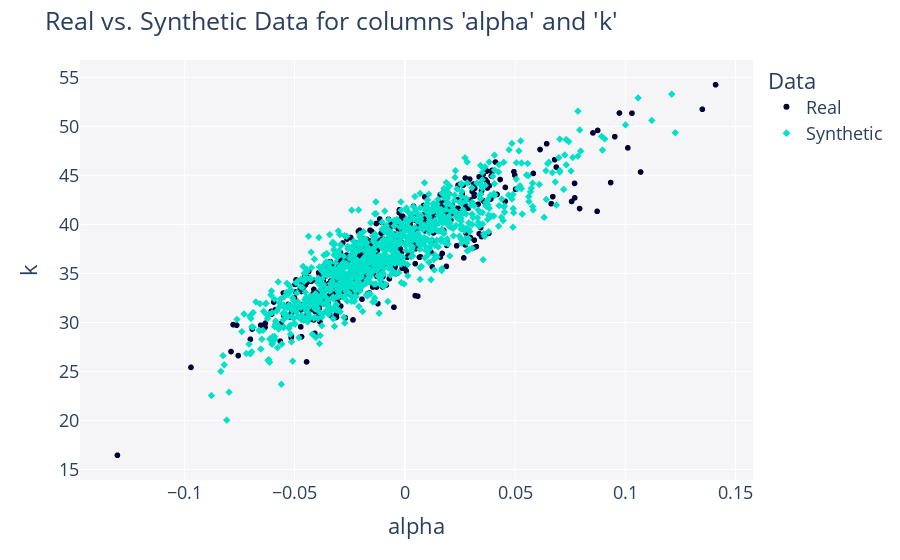
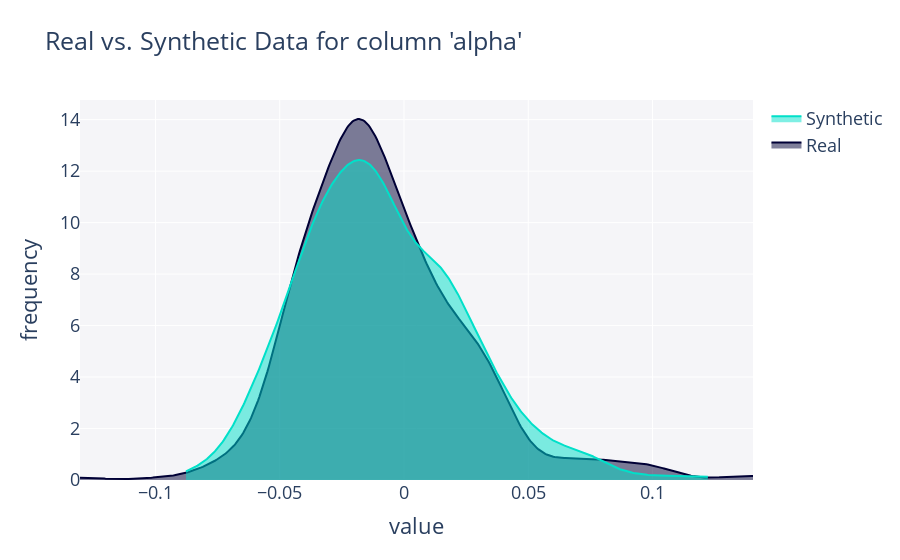
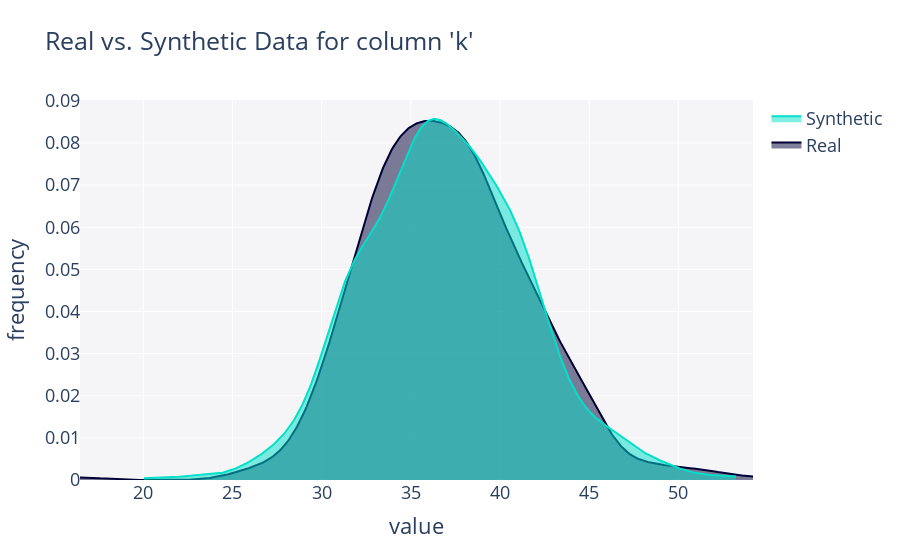

Notebook cell for these charts, in order:
### Code cell
from copulas.univariate import BetaUnivariate, GammaUnivariate
from copulas.multivariate import GaussianMultivariate
from copulas.visualization import compare_1d
from copulas.visualization import compare_2d
import pandas as pd
import numpy as np

# Load data
df = pd.read_csv("drucker_prager_params.csv")
data = df.drop(columns="Seed")

alpha_lower = -np.sqrt(3)/3
alpha_upper = np.sqrt(3)/3

# Rescale alpha to [0,1]
data_scaled = data.copy()
data_scaled["alpha"] = np.clip((data["alpha"] - alpha_lower) / (alpha_upper - alpha_lower), 0.01, 0.99)
print(np.sort(data_scaled["alpha"]))

# Fit copula with scaled alpha
dist = GaussianMultivariate(distribution={
    "alpha": BetaUnivariate(),
    "k": GammaUnivariate()
})

dist.fit(data_scaled)
sampled_scaled = dist.sample(1000)
print(np.sort(sampled_scaled["alpha"]))

# Unscale alpha back to original domain
sampled = sampled_scaled.copy()
sampled["alpha"] = sampled_scaled["alpha"] * (alpha_upper - alpha_lower) + alpha_lower

unscaled_beginning_data = data_scaled.copy()
unscaled_beginning_data["alpha"] = unscaled_beginning_data["alpha"] * (alpha_upper - alpha_lower) + alpha_lower

# Visual comparison
fig = compare_2d(unscaled_beginning_data, sampled)
fig.show()
fig = compare_1d(unscaled_beginning_data["alpha"], sampled["alpha"])
fig.show()
fig = compare_1d(unscaled_beginning_data["k"], sampled["k"])
fig.show()

### Figure 1 — Plotly figure (JSON) as saved in the notebook; plotly's stock layout.template omitted (floating-point values rounded to 4 significant figures; data arrays with more than 128 entries replaced by an {"elided": "..."} marker saying what was removed)
{"data": [{"hovertemplate": "Data=Real<br>alpha=%{x}<br>k=%{y}<extra></extra>", "legendgroup": "Real", "marker": {"color": "#000036", "symbol": "circle"}, "mode": "markers", "name": "Real", "showlegend": true, "type": "scattergl", "x": {"elided": "500 float values"}, "xaxis": "x", "y": {"elided": "500 float values"}, "yaxis": "y"}, {"hovertemplate": "Data=Synthetic<br>alpha=%{x}<br>k=%{y}<extra></extra>", "legendgroup": "Synthetic", "marker": {"color": "#01E0C9", "symbol": "diamond"}, "mode": "markers", "name": "Synthetic", "showlegend": true, "type": "scattergl", "x": {"elided": "1000 float values"}, "xaxis": "x", "y": {"elided": "1000 float values"}, "yaxis": "y"}], "layout": {"font": {"size": 18}, "legend": {"title": {"text": "Data"}, "tracegroupgap": 0}, "margin": {"t": 60}, "plot_bgcolor": "#F5F5F8", "showlegend": true, "title": {"text": "Real vs. Synthetic Data for columns 'alpha' and 'k'"}, "xaxis": {"anchor": "y", "domain": [0, 1], "title": {"text": "alpha"}}, "yaxis": {"anchor": "x", "domain": [0, 1], "title": {"text": "k"}}}}

### Figure 2 — Plotly figure (JSON) as saved in the notebook; plotly's stock layout.template omitted (floating-point values rounded to 4 significant figures; data arrays with more than 128 entries replaced by an {"elided": "..."} marker saying what was removed)
{"data": [{"fill": "tozeroy", "hovertemplate": "<b>Real</b><br>Frequency: %{y}<extra></extra>", "legendgroup": "Real", "marker": {"color": "#000036"}, "mode": "lines", "name": "Real", "showlegend": true, "type": "scatter", "x": {"elided": "500 float values"}, "xaxis": "x", "y": {"elided": "500 float values"}, "yaxis": "y"}, {"fill": "tozeroy", "hovertemplate": "<b>Synthetic</b><br>Frequency: %{y}<extra></extra>", "legendgroup": "Synthetic", "marker": {"color": "#01E0C9"}, "mode": "lines", "name": "Synthetic", "showlegend": true, "type": "scatter", "x": {"elided": "500 float values"}, "xaxis": "x", "y": {"elided": "500 float values"}, "yaxis": "y"}], "layout": {"barmode": "overlay", "font": {"size": 18}, "hovermode": "closest", "legend": {"traceorder": "reversed"}, "plot_bgcolor": "#F5F5F8", "showlegend": true, "title": {"text": "Real vs. Synthetic Data for column 'alpha'"}, "xaxis": {"anchor": "y2", "domain": [0, 1], "title": {"text": "value"}, "zeroline": false}, "yaxis": {"anchor": "free", "domain": [0, 1], "position": 0, "title": {"text": "frequency"}}}}

### Figure 3 — Plotly figure (JSON) as saved in the notebook; plotly's stock layout.template omitted (floating-point values rounded to 4 significant figures; data arrays with more than 128 entries replaced by an {"elided": "..."} marker saying what was removed)
{"data": [{"fill": "tozeroy", "hovertemplate": "<b>Real</b><br>Frequency: %{y}<extra></extra>", "legendgroup": "Real", "marker": {"color": "#000036"}, "mode": "lines", "name": "Real", "showlegend": true, "type": "scatter", "x": {"elided": "500 float values"}, "xaxis": "x", "y": {"elided": "500 float values"}, "yaxis": "y"}, {"fill": "tozeroy", "hovertemplate": "<b>Synthetic</b><br>Frequency: %{y}<extra></extra>", "legendgroup": "Synthetic", "marker": {"color": "#01E0C9"}, "mode": "lines", "name": "Synthetic", "showlegend": true, "type": "scatter", "x": {"elided": "500 float values"}, "xaxis": "x", "y": {"elided": "500 float values"}, "yaxis": "y"}], "layout": {"barmode": "overlay", "font": {"size": 18}, "hovermode": "closest", "legend": {"traceorder": "reversed"}, "plot_bgcolor": "#F5F5F8", "showlegend": true, "title": {"text": "Real vs. Synthetic Data for column 'k'"}, "xaxis": {"anchor": "y2", "domain": [0, 1], "title": {"text": "value"}, "zeroline": false}, "yaxis": {"anchor": "free", "domain": [0, 1], "position": 0, "title": {"text": "frequency"}}}}
